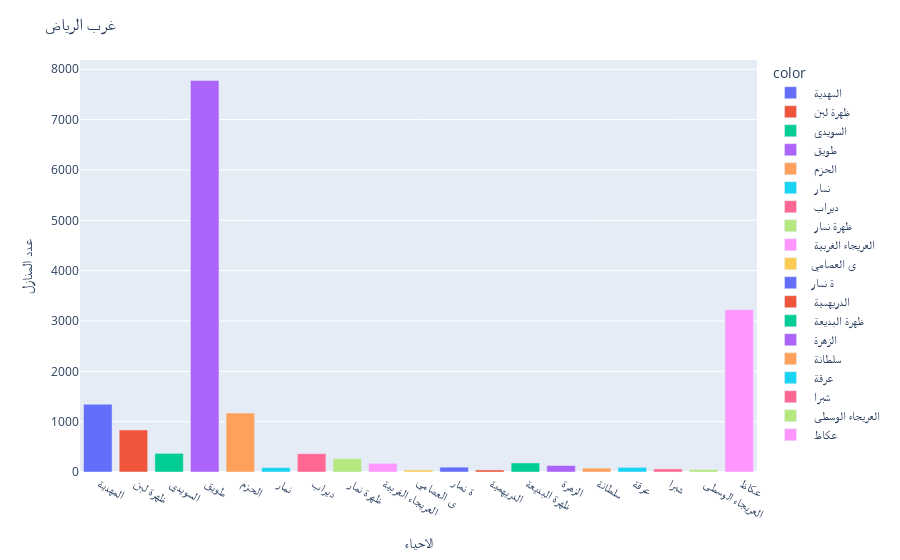

The code cell stored with this chart in its notebook:
### Code cell
name_w40,count = get_top_names(west_names,40)
fig =px.bar(y=count,x=name_w40,color=name_w40)
fig.update_layout(title='غرب الرياض',
                  xaxis_title='الاحياء', yaxis_title='عدد المنازل')

### Figure 1 — Plotly figure (JSON) as saved in the notebook; plotly's stock layout.template omitted (floating-point values rounded to 4 significant figures)
{"data": [{"alignmentgroup": "True", "hovertemplate": "color= المهدية <br>x=%{x}<br>y=%{y}<extra></extra>", "legendgroup": " المهدية ", "marker": {"color": "#636efa", "pattern": {"shape": ""}}, "name": " المهدية ", "offsetgroup": " المهدية ", "orientation": "v", "showlegend": true, "textposition": "auto", "type": "bar", "x": [" المهدية "], "xaxis": "x", "y": [1346], "yaxis": "y"}, {"alignmentgroup": "True", "hovertemplate": "color= ظهرة لبن <br>x=%{x}<br>y=%{y}<extra></extra>", "legendgroup": " ظهرة لبن ", "marker": {"color": "#EF553B", "pattern": {"shape": ""}}, "name": " ظهرة لبن ", "offsetgroup": " ظهرة لبن ", "orientation": "v", "showlegend": true, "textposition": "auto", "type": "bar", "x": [" ظهرة لبن "], "xaxis": "x", "y": [835], "yaxis": "y"}, {"alignmentgroup": "True", "hovertemplate": "color= السويدي <br>x=%{x}<br>y=%{y}<extra></extra>", "legendgroup": " السويدي ", "marker": {"color": "#00cc96", "pattern": {"shape": ""}}, "name": " السويدي ", "offsetgroup": " السويدي ", "orientation": "v", "showlegend": true, "textposition": "auto", "type": "bar", "x": [" السويدي "], "xaxis": "x", "y": [370], "yaxis": "y"}, {"alignmentgroup": "True", "hovertemplate": "color= طويق <br>x=%{x}<br>y=%{y}<extra></extra>", "legendgroup": " طويق ", "marker": {"color": "#ab63fa", "pattern": {"shape": ""}}, "name": " طويق ", "offsetgroup": " طويق ", "orientation": "v", "showlegend": true, "textposition": "auto", "type": "bar", "x": [" طويق "], "xaxis": "x", "y": [7775], "yaxis": "y"}, {"alignmentgroup": "True", "hovertemplate": "color= الحزم <br>x=%{x}<br>y=%{y}<extra></extra>", "legendgroup": " الحزم ", "marker": {"color": "#FFA15A", "pattern": {"shape": ""}}, "name": " الحزم ", "offsetgroup": " الحزم ", "orientation": "v", "showlegend": true, "textposition": "auto", "type": "bar", "x": [" الحزم "], "xaxis": "x", "y": [1171], "yaxis": "y"}, {"alignmentgroup": "True", "hovertemplate": "color= نمار <br>x=%{x}<br>y=%{y}<extra></extra>", "legendgroup": " نمار ", "marker": {"color": "#19d3f3", "pattern": {"shape": ""}}, "name": " نمار ", "offsetgroup": " نمار ", "orientation": "v", "showlegend": true, "textposition": "auto", "type": "bar", "x": [" نمار "], "xaxis": "x", "y": [88], "yaxis": "y"}, {"alignmentgroup": "True", "hovertemplate": "color= ديراب <br>x=%{x}<br>y=%{y}<extra></extra>", "legendgroup": " ديراب ", "marker": {"color": "#FF6692", "pattern": {"shape": ""}}, "name": " ديراب ", "offsetgroup": " ديراب ", "orientation": "v", "showlegend": true, "textposition": "auto", "type": "bar", "x": [" ديراب "], "xaxis": "x", "y": [364], "yaxis": "y"}, {"alignmentgroup": "True", "hovertemplate": "color= ظهرة نمار <br>x=%{x}<br>y=%{y}<extra></extra>", "legendgroup": " ظهرة نمار ", "marker": {"color": "#B6E880", "pattern": {"shape": ""}}, "name": " ظهرة نمار ", "offsetgroup": " ظهرة نمار ", "orientation": "v", "showlegend": true, "textposition": "auto", "type": "bar", "x": [" ظهرة نمار "], "xaxis": "x", "y": [263], "yaxis": "y"}, {"alignmentgroup": "True", "hovertemplate": "color= العريجاء الغربية <br>x=%{x}<br>y=%{y}<extra></extra>", "legendgroup": " العريجاء الغربية ", "marker": {"color": "#FF97FF", "pattern": {"shape": ""}}, "name": " العريجاء الغربية ", "offsetgroup": " العريجاء الغربية ", "orientation": "v", "showlegend": true, "textposition": "auto", "type": "bar", "x": [" العريجاء الغربية "], "xaxis": "x", "y": [172], "yaxis": "y"}, {"alignmentgroup": "True", "hovertemplate": "color=ى العصامي <br>x=%{x}<br>y=%{y}<extra></extra>", "legendgroup": "ى العصامي ", "marker": {"color": "#FECB52", "pattern": {"shape": ""}}, "name": "ى العصامي ", "offsetgroup": "ى العصامي ", "orientation": "v", "showlegend": true, "textposition": "auto", "type": "bar", "x": ["ى العصامي "], "xaxis": "x", "y": [41], "yaxis": "y"}, {"alignmentgroup": "True", "hovertemplate": "color=ة نمار <br>x=%{x}<br>y=%{y}<extra></extra>", "legendgroup": "ة نمار ", "marker": {"color": "#636efa", "pattern": {"shape": ""}}, "name": "ة نمار ", "offsetgroup": "ة نمار ", "orientation": "v", "showlegend": true, "textposition": "auto", "type": "bar", "x": ["ة نمار "], "xaxis": "x", "y": [96], "yaxis": "y"}, {"alignmentgroup": "True", "hovertemplate": "color= الدريهمية <br>x=%{x}<br>y=%{y}<extra></extra>", "legendgroup": " الدريهمية ", "marker": {"color": "#EF553B", "pattern": {"shape": ""}}, "name": " الدريهمية ", "offsetgroup": " الدريهمية ", "orientation": "v", "showlegend": true, "textposition": "auto", "type": "bar", "x": [" الدريهمية "], "xaxis": "x", "y": [41], "yaxis": "y"}, {"alignmentgroup": "True", "hovertemplate": "color= ظهرة البديعة <br>x=%{x}<br>y=%{y}<extra></extra>", "legendgroup": " ظهرة البديعة ", "marker": {"color": "#00cc96", "pattern": {"shape": ""}}, "name": " ظهرة البديعة ", "offsetgroup": " ظهرة البديعة ", "orientation": "v", "showlegend": true, "textposition": "auto", "type": "bar", "x": [" ظهرة البديعة "], "xaxis": "x", "y": [180], "yaxis": "y"}, {"alignmentgroup": "True", "hovertemplate": "color= الزهرة <br>x=%{x}<br>y=%{y}<extra></extra>", "legendgroup": " الزهرة ", "marker": {"color": "#ab63fa", "pattern": {"shape": ""}}, "name": " الزهرة ", "offsetgroup": " الزهرة ", "orientation": "v", "showlegend": true, "textposition": "auto", "type": "bar", "x": [" الزهرة "], "xaxis": "x", "y": [129], "yaxis": "y"}, {"alignmentgroup": "True", "hovertemplate": "color= سلطانة <br>x=%{x}<br>y=%{y}<extra></extra>", "legendgroup": " سلطانة ", "marker": {"color": "#FFA15A", "pattern": {"shape": ""}}, "name": " سلطانة ", "offsetgroup": " سلطانة ", "orientation": "v", "showlegend": true, "textposition": "auto", "type": "bar", "x": [" سلطانة "], "xaxis": "x", "y": [77], "yaxis": "y"}, {"alignmentgroup": "True", "hovertemplate": "color= عرقة <br>x=%{x}<br>y=%{y}<extra></extra>", "legendgroup": " عرقة ", "marker": {"color": "#19d3f3", "pattern": {"shape": ""}}, "name": " عرقة ", "offsetgroup": " عرقة ", "orientation": "v", "showlegend": true, "textposition": "auto", "type": "bar", "x": [" عرقة "], "xaxis": "x", "y": [92], "yaxis": "y"}, {"alignmentgroup": "True", "hovertemplate": "color= شبرا <br>x=%{x}<br>y=%{y}<extra></extra>", "legendgroup": " شبرا ", "marker": {"color": "#FF6692", "pattern": {"shape": ""}}, "name": " شبرا ", "offsetgroup": " شبرا ", "orientation": "v", "showlegend": true, "textposition": "auto", "type": "bar", "x": [" شبرا "], "xaxis": "x", "y": [61], "yaxis": "y"}, {"alignmentgroup": "True", "hovertemplate": "color= العريجاء الوسطى <br>x=%{x}<br>y=%{y}<extra></extra>", "legendgroup": " العريجاء الوسطى ", "marker": {"color": "#B6E880", "pattern": {"shape": ""}}, "name": " العريجاء الوسطى ", "offsetgroup": " العريجاء الوسطى ", "orientation": "v", "showlegend": true, "textposition": "auto", "type": "bar", "x": [" العريجاء الوسطى "], "xaxis": "x", "y": [49], "yaxis": "y"}, {"alignmentgroup": "True", "hovertemplate": "color= عكاظ <br>x=%{x}<br>y=%{y}<extra></extra>", "legendgroup": " عكاظ ", "marker": {"color": "#FF97FF", "pattern": {"shape": ""}}, "name": " عكاظ ", "offsetgroup": " عكاظ ", "orientation": "v", "showlegend": true, "textposition": "auto", "type": "bar", "x": [" عكاظ "], "xaxis": "x", "y": [3224], "yaxis": "y"}], "layout": {"barmode": "relative", "legend": {"title": {"text": "color"}, "tracegroupgap": 0}, "margin": {"t": 60}, "title": {"text": "غرب الرياض"}, "xaxis": {"anchor": "y", "domain": [0, 1], "title": {"text": "الاحياء"}}, "yaxis": {"anchor": "x", "domain": [0, 1], "title": {"text": "عدد المنازل"}}}}
